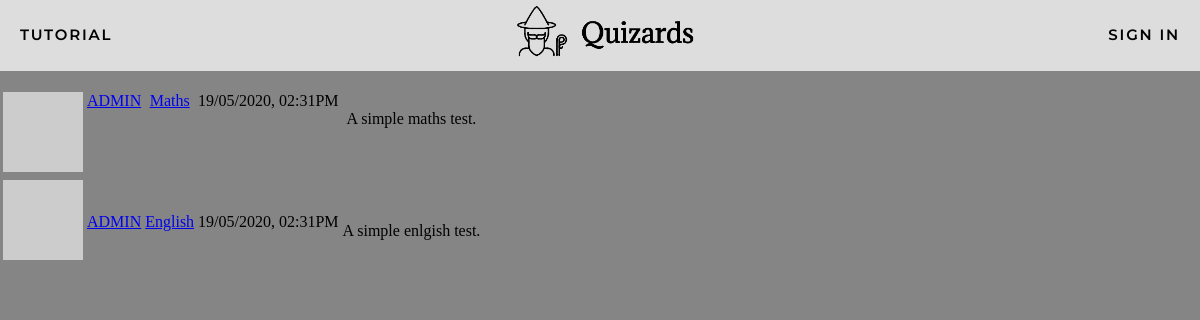
Screenshot of /quizzes with the database file from the repository.
### app/models.py (models this page shows, shortened)
class Quizzes(db.Model):
    id = db.Column(db.Integer, primary_key=True, autoincrement=True, unique=True)
    name = db.Column(db.String(64))
    description = db.Column(db.String(255))
    questions = db.relationship('Questions', backref='Quizzes', lazy='dynamic')
    mcquestion = db.relationship('multiChoice', backref='MCQuizzes', lazy='dynamic')
    longquestions = db.relationship('LongQuestions', backref='LongQuizzes', lazy='dynamic')
    author_id = db.Column(db.Integer, db.ForeignKey('user.id'))
    pub_date = db.Column(db.DateTime, index=True, default=datetime.utcnow)
    quizMarks = db.relationship('quizMarks', backref='quizMarks', lazy='dynamic')

class User(UserMixin, db.Model):
    id = db.Column(db.Integer, primary_key=True)
    username = db.Column(db.String(64), index=True, unique=True)
    email = db.Column(db.String(120), index=True, unique=True)
    password_hash = db.Column(db.String(128))
    posts = db.relationship('Post', backref='author', lazy='dynamic')
    authorOf = db.relationship('Quizzes', backref='author', lazy='dynamic')
    admin = db.Column(db.Boolean, unique=False, default=False)
    marksOf = db.relationship('quizMarks', backref='markOf', lazy='dynamic')
    def avatar(self, size):
        digest = md5(self.email.lower().encode('utf-8')).hexdigest()
        return 'https://www.gravatar.com/avatar/{}?d=identicon&s={}'.format(
            digest, size)
    about_me = db.Column(db.String(140))
    last_seen = db.Column(db.DateTime, default=datetime.utcnow)
    followed = db.relationship(
        'User', secondary=followers,
        primaryjoin=(followers.c.follower_id == id),
        secondaryjoin=(followers.c.followed_id == id),
        backref=db.backref('followers', lazy='dynamic'), lazy='dynamic')

### app/routes.py (the view)
@app.route('/quizzes')
def quizzes():
    page = request.args.get('page', 1, type=int)
    quizzes = Quizzes.query.order_by(Quizzes.pub_date.desc()).paginate(page, app.config['POSTS_PER_PAGE'], False)
    return render_template("quiz.html", title='Explore', quizzes=quizzes.items)

### app/routes.py (called while the page is built)
@app.before_request
def before_request():
    if current_user.is_authenticated:
        g.user = load_user(current_user.id)
        current_user.last_seen = datetime.utcnow()
        db.session.commit()

### app/templates/quiz.html
{% extends "base.html" %}
{% block content %}
<table>
    <tr valign="top">
        {% for quiz in quizzes %}
        <td><img src="{{ quiz.author.avatar(36) }}"></td>
        <td>
            <a href="{{ url_for('user', username=quiz.author.username) }}">
                {{ quiz.author.username }}
            </a>
        </td>
        <td><a href="{{ url_for('quizform', quizid=quiz.id, quizname=quiz.name) }}">
            {{ quiz.name }} </a></td>
        <td> {{ quiz.pub_date.strftime('%d/%m/%Y, %I:%M%p') }}</td>
        <td>
            </br>{{ quiz.description }}
        </td>
    </tr>
        {% endfor %}
</table>
{% endblock %}

### app/templates/base.html (shortened to what this page needs)
<!DOCTYPE html>
<html lang="en-US">
    <head>
        <link href="{{ url_for('static', filename='css/styles.css') }}" rel="stylesheet">
    </head>
    <body>
        <div>
            <ul class="basenav topnav">
                {% if current_user.is_anonymous %}
                <li class="tags"><a>tutorial</a></li>
                <li><a href="{{ url_for('quizzes') }}"><img class='baselogo' src="{{ url_for('static', filename='css/templogo.png') }}"></a></li>
                <li class="tags"><a href="{{ url_for('login') }}">Sign In</a></li>
                {% endif %}
            </ul>
        </div>
        <br>
        <div class="messages">
            {% block content %}
            {% endblock %}
        </div>
    </body>
</html>

### app/static/css/styles.css (style rules this page uses)
body { margin: 0; padding: 0; height: 100vh; background-color: rgb(133, 133, 133); }
.basenav { padding: 0; margin: 0; list-style: none; display: flex; background-color: #ddd; }
.topnav { justify-content: space-between; }
.tags { margin-top: 25px; margin-left: 20px; margin-right: 20px; }
.basenav a { color: black; text-decoration: solid; text-transform: uppercase; letter-spacing: 1.8px; font-family: 'Montserrat'; font-weight: 600; font-size: 15px; }
.basenav .baselogo { transform: translateX(10px); width: 300px; height: auto; }
.messages { text-align: center; }

### rows the page displays
Quizzes: author.username "ADMIN", name "Maths", pub_date "19/05/2020, 02:31PM", description "A simple maths test."
Quizzes: author.username "ADMIN", name "English", pub_date "19/05/2020, 02:31PM", description "A simple enlgish test."
